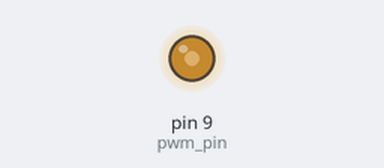
Bench run of a sketch on a simulated Arduino Uno, built with avr-gcc and run on an emulated ATmega328P. Parts: output pins drawn as LEDs (lit = HIGH).

Above: at 0.1 s.
Timing chart, 0 to 1.6 s (numbered marks = the images above):
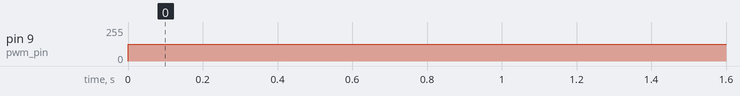

The sketch:

FixedPWM.ino
```cpp
int pwm_pin = 9;

void setup() {
  // put your setup code here, to run once:
  TCCR1B = (TCCR1B & 0b11111000) | 0x01; // sets frequency at 31372.55 Hz
  Serial.begin(9600);

}

void loop() {
  // put your main code here, to run repeatedly:
  // delay(64000) or 64000 millis() ~ 1 second

  pinMode(pwm_pin, OUTPUT);
  analogWrite(pwm_pin, 127);

}
```

Measured:
- by itself, pin 9 (pwm_pin): 0/255 → 127/255 at 0.00 s
